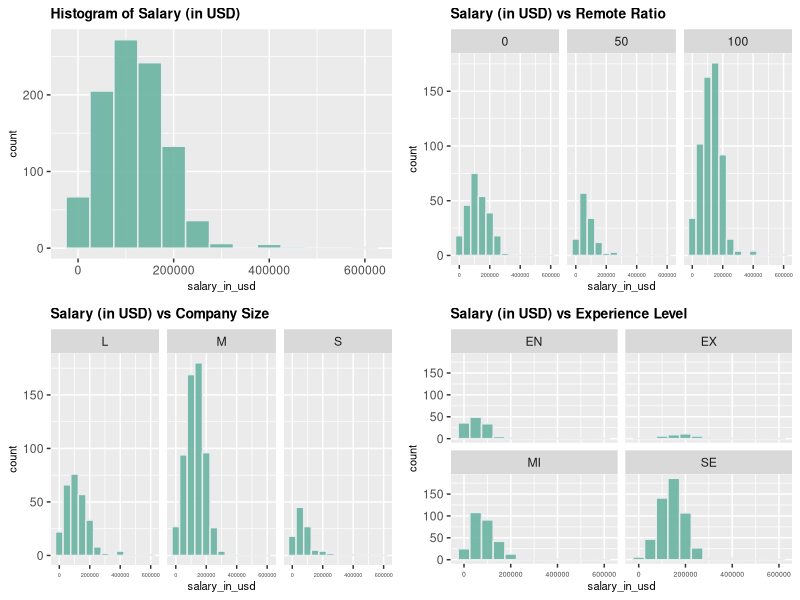
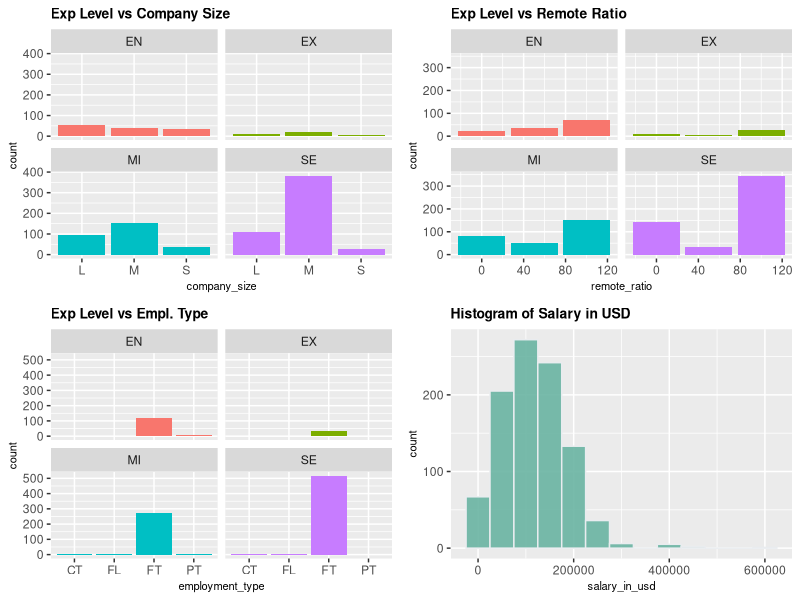

The R source for these figures, in order: (Note: this script raises an error after producing the figures.)
## ---- chunk 1
knitr::opts_chunk$set(echo = TRUE)
library(kableExtra)
library(psych)
library(ggplot2)
library(ggpubr)
options(scipen=999)
## ---- chunk 2
desc <- read.csv('description.csv')
kable(desc, caption="Variable Names and Description", format='latex') %>%
  kable_styling(latex_options = c("striped", "hold_position", "scale_down"))
## ---- chunk 3
df <- read.csv('ds_salaries.csv')
temp <- c('salary_currency','salary','salary_in_usd')
df1 <- df[temp]
kable(head(df1), caption="Salary Variable vs Salary in USD Variable") %>%
  kable_styling(latex_options = c(font_size=11,"striped", "hold_position"))
## ---- chunk 4
kable(describe(df), caption="Summary of the DS Salary Dataset", digits=2) %>%
  kable_styling(latex_options = c(font_size=11,"striped", "hold_position", "scale_down"))
## ---- chunk 5
par(mfrow=c(2,2))
e <- ggplot(df, aes(x = salary_in_usd)) + 
  geom_histogram(binwidth = 50000, fill="#69b3a2", color="#e9ecef", alpha=0.9) +
  ggtitle("Histogram of Salary (in USD)") +
#  facet_wrap(~company_size) +
  theme(legend.position="none",axis.title = element_text(size = 8), plot.title = element_text(size=10,face="bold"))
f <- ggplot(df, aes(x = salary_in_usd)) + 
  geom_histogram(binwidth = 50000, fill="#69b3a2", color="#e9ecef", alpha=0.9) +
  ggtitle("Salary (in USD) vs Remote Ratio") +
  facet_wrap(~remote_ratio) +
  theme(legend.position="none",axis.text.x = element_text(size = 4), axis.title = element_text(size = 8), plot.title = element_text(size=10,face="bold"))
g <- ggplot(df, aes(x = salary_in_usd)) + 
  geom_histogram(binwidth = 50000, fill="#69b3a2", color="#e9ecef", alpha=0.9) +
  ggtitle("Salary (in USD) vs Company Size") +
  facet_wrap(~company_size) +
  theme(legend.position="none",axis.text.x = element_text(size = 4),axis.title = element_text(size = 8), plot.title = element_text(size=10,face="bold"))
h <- ggplot(df, aes(x = salary_in_usd)) + 
  geom_histogram(binwidth = 50000, fill="#69b3a2", color="#e9ecef", alpha=0.9) +
  ggtitle("Salary (in USD) vs Experience Level") +
  facet_wrap(~experience_level) +
  theme(legend.position="none",axis.text.x = element_text(size = 5),axis.title = element_text(size = 8), plot.title = element_text(size=10,face="bold"))

figure1 <- ggarrange(e,f,g,h,
                    ncol=2, nrow=2)
figure1
## ---- chunk 6
# PLEASE READ
# This is a different code to show range of salaries based on different filters, need your input which one should be included
# This code is currently not included in the pdf output, but you can still run it if you want to see the result
# To run it, please change include = FALSE to include = TRUE
par(mfrow=c(2,2))
a <- ggplot(df, aes(company_size)) + 
  geom_bar(aes(fill=experience_level)) +
  ggtitle("Exp Level vs Company Size") +
  facet_wrap(~experience_level) +
  theme(legend.position="none", axis.title = element_text(size = 8),plot.title = element_text(size=10,face="bold"))
b <- ggplot(df, aes(remote_ratio)) + 
  geom_bar(aes(fill=experience_level)) +
  ggtitle("Exp Level vs Remote Ratio") + 
  facet_wrap(~experience_level) +
  theme(legend.position="none", axis.title = element_text(size = 8),plot.title = element_text(size=10,face="bold"))
c <- ggplot(df, aes(employment_type)) + 
  geom_bar(aes(fill=experience_level)) +
  ggtitle("Exp Level vs Empl. Type") + 
  facet_wrap(~experience_level) +
  theme(legend.position="none",axis.title = element_text(size = 8), plot.title = element_text(size=10,face="bold"))
d <- ggplot(df, aes(x = salary_in_usd)) + 
  geom_histogram(binwidth = 50000, fill="#69b3a2", color="#e9ecef", alpha=0.9) +
  ggtitle("Histogram of Salary in USD") +
#  facet_wrap(~company_size) +
  theme(legend.position="none",axis.title = element_text(size = 8), plot.title = element_text(size=10,face="bold"))

figure <- ggarrange(a,b,c,d,
                    ncol=2, nrow=2)
figure

## ---- chunk 7
dd <- table(df$job_title)

kable(list(dd[0:10],dd[11:20],dd[21:30],dd[31:40],dd[41:50]), caption="Summary of Job Titles", booktabs=T, linesep="") %>%
  kable_styling(font_size = 6, latex_options = c("striped", "hold_position"))
## ---- chunk 8
de <- table(df$employee_residence)

kable(t(de[0:25]), caption="Summary of Employee Residence(1)", booktabs=T, linesep="") %>%
  kable_styling(font_size = 6,latex_options = c("striped", "hold_position", "scale_down"))
kable(t(de[26:57]), caption="Summary of Employee Residence(2)", booktabs=T, linesep="") %>%
  kable_styling(font_size = 6,latex_options = c("striped", "hold_position", "scale_down"))
## ---- chunk 9
dh <- table(df$company_location)

kable(t(dh[0:25]), caption="Summary of Company Location(1)", booktabs=T, linesep="") %>%
  kable_styling(font_size = 6,latex_options = c("striped", "hold_position", "scale_down"))
kable(t(dh[26:50]), caption="Summary of Company Location(2)", booktabs=T, linesep="") %>%
  kable_styling(font_size = 6,latex_options = c("striped", "hold_position", "scale_down"))
## ---- chunk 10
kable(t(table(df$company_size)), caption="Summary of Company Size", booktabs=T) %>%
  kable_styling(font_size=6,latex_options = c("striped", "hold_position"))
